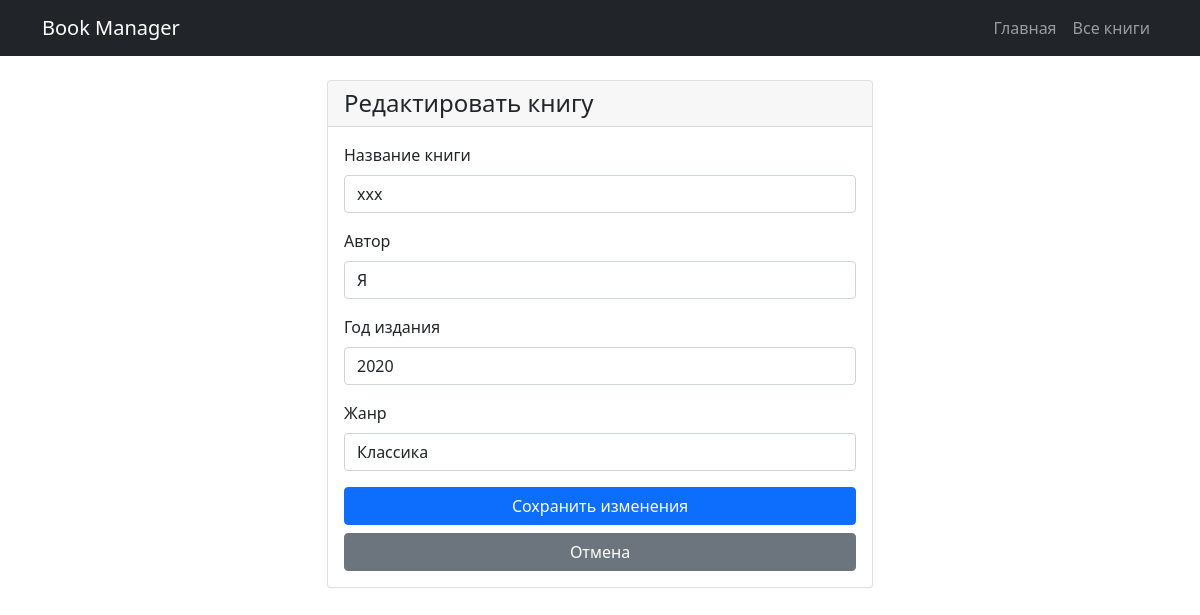
/books/edit/2/, run on the app's committed database.
### books/models.py (models this page shows, shortened)
class Book(models.Model):
    title = models.CharField(max_length=200, verbose_name='Название')
    author = models.CharField(max_length=100, verbose_name='Автор')
    year = models.IntegerField(verbose_name='Год издания', validators=[validate_year])
    janr = models.CharField(max_length=50, verbose_name='Жанр')
    created_at = models.DateTimeField(auto_now_add=True)
    class Meta:
        unique_together = ['title', 'author', 'year', 'janr']
        verbose_name = 'Книга'
        verbose_name_plural = 'Книги'

### books/views.py (the view, shortened to what this page needs)
# urls.py: path('edit/<int:book_id>/', views.edit_book, name='edit_book'),
def edit_book(request, book_id):
    book = get_object_or_404(Book, id=book_id)
    return render(request, 'books/edit_book.html', {'book': book})

### books/templates/books/edit_book.html (shortened to what this page needs)
{% extends 'books/base.html' %}
{% block content %}
<div class="row">
    <div class="col-md-6 mx-auto">
        <div class="card">
            <div class="card-header">
                <h4 class="mb-0">Редактировать книгу</h4>
            </div>
            <div class="card-body">
                <form method="post">
                    <div class="mb-3">
                        <label for="title" class="form-label">Название книги</label>
                        <input type="text" class="form-control" id="title" name="title"
                               value="{{ book.title }}" required>
                    </div>
                    <div class="mb-3">
                        <label for="author" class="form-label">Автор</label>
                        <input type="text" class="form-control" id="author" name="author"
                               value="{{ book.author }}" required>
                    </div>
                    <div class="mb-3">
                        <label for="year" class="form-label">Год издания</label>
                        <input type="number" class="form-control" id="year" name="year"
                               value="{{ book.year }}" required>
                    </div>
                    <div class="mb-3">
                        <label for="janr" class="form-label">Жанр</label>
                        <input class="form-control" id="janr" name="janr"
                               value="{{book.janr }}" required>
                    </div>
                    <div class="d-grid gap-2">
                        <button type="submit" class="btn btn-primary">Сохранить изменения</button>
                        <a href="{% url 'book_list' %}" class="btn btn-secondary">Отмена</a>
                    </div>
                </form>
            </div>
        </div>
    </div>
</div>
{% endblock %}

### data on the page
Book: title "ххх", author "Я", year "2020", janr "Классика"
